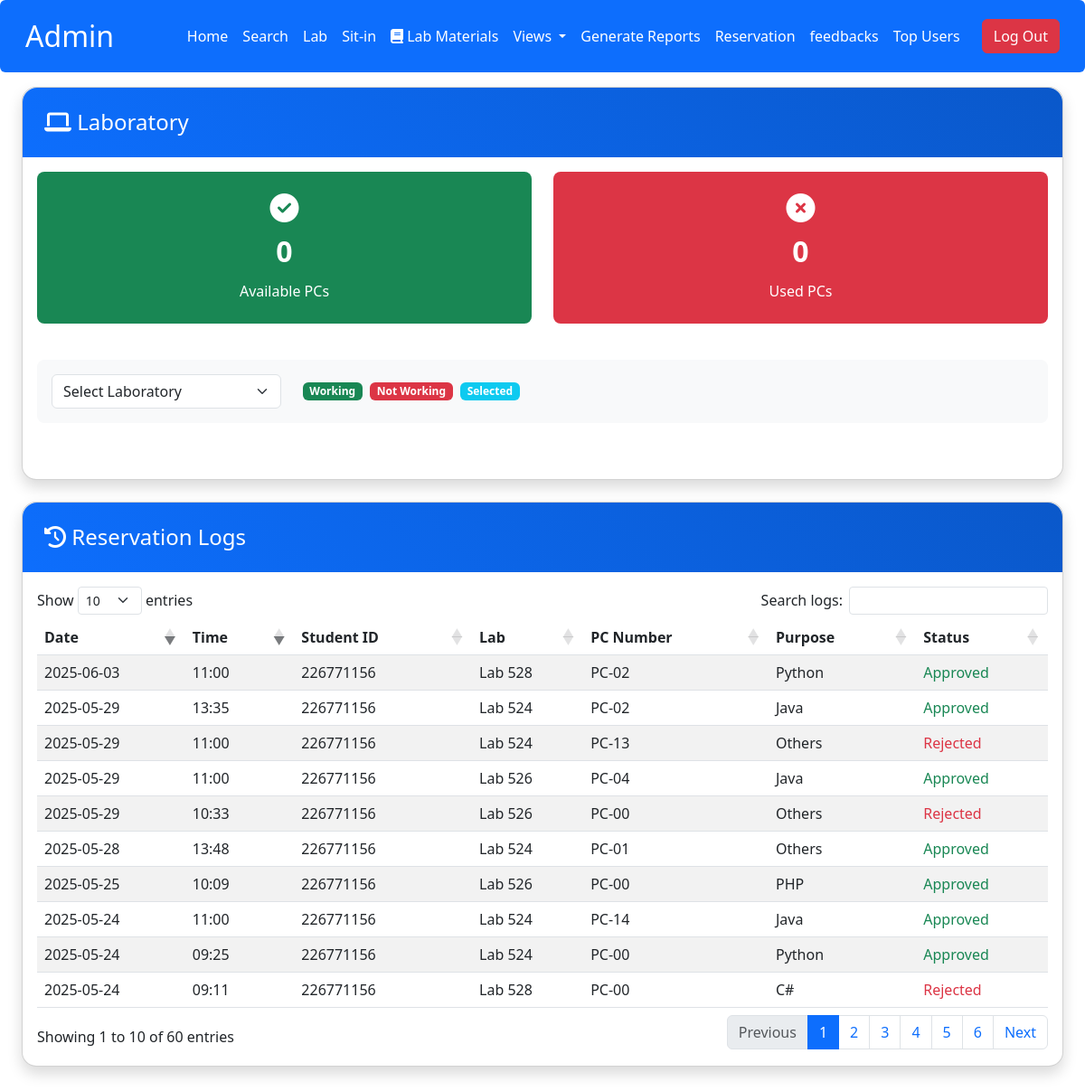
/admin/lab_management.php, run on the app's committed database.
### tables this page shows
CREATE TABLE `reservation` (
  `reservation_id` int(11) NOT NULL,
  `id_number` int(11) NOT NULL,
  `lab` varchar(11) NOT NULL,
  `pc_number` int(11) NOT NULL,
  `purpose` varchar(50) NOT NULL,
  `reservation_date` varchar(10) NOT NULL,
  `reservation_time` varchar(10) NOT NULL,
  `status` varchar(10) NOT NULL DEFAULT 'pending',
  `created_at` timestamp NOT NULL DEFAULT current_timestamp(),
  `updated_at` timestamp NULL DEFAULT NULL,
  `sit_in_time` time DEFAULT NULL,
  `sit_in_started_at` datetime DEFAULT NULL,
  `sit_in_ended_at` datetime DEFAULT NULL
);

### admin/lab_management.php (the view, shortened to what this page needs)
<?php
include('db.php');
include('admin_navbar.php');
?>
<!DOCTYPE html>
<html lang="en">
<head>
    <link rel="stylesheet" href="https://cdn.jsdelivr.net/npm/bootstrap@5.3.0/dist/css/bootstrap.min.css">
    <link rel="stylesheet" href="https://cdn.datatables.net/1.11.5/css/dataTables.bootstrap5.min.css">
    <link rel="stylesheet" href="https://cdnjs.cloudflare.com/ajax/libs/font-awesome/6.5.1/css/all.min.css">
</head>
<body>
    <div class="container-fluid px-4 py-3">
        <div class="card mb-4">
            <div class="header-gradient">
                <h4 class="mb-0"><i class="fas fa-laptop"></i> Laboratory</h4>
            </div>
            <div class="card-body">
                <div class="row mb-4">
                    <div class="col-md-6">
                        <div class="status-card bg-success text-white">
                            <i class="fas fa-check-circle fa-2x mb-2"></i>
                            <div class="status-number" id="availablePCs">0</div>
                            <div>Available PCs</div>
                        </div>
                    </div>
                    <div class="col-md-6">
                        <div class="status-card bg-danger text-white">
                            <i class="fas fa-times-circle fa-2x mb-2"></i>
                            <div class="status-number" id="usedPCs">0</div>
                            <div>Used PCs</div>
                        </div>
                    </div>
                </div>
                <div class="lab-filter">
                    <div class="row align-items-center">
                        <div class="col-md-3">
                            <select class="form-select" id="labFilter" onchange="filterLab()">
                                <option value="">Select Laboratory</option>
                            </select>
                        </div>
                        <div class="col-md-9">
                            <div class="d-flex gap-2">
                                <span class="badge bg-success">Working</span>
                                <span class="badge bg-danger">Not Working</span>
                                <span class="badge bg-info">Selected</span>
                            </div>
                        </div>
                    </div>
                </div>
                <div id="computerGrid" class="d-flex flex-wrap gap-2 justify-content-center">
                </div>
            </div>
        </div>
        <div class="card">
            <div class="header-gradient">
                <h4 class="mb-0"><i class="fas fa-history"></i> Reservation Logs</h4>
            </div>
            <div class="card-body">
                <div class="table-responsive">
                    <table class="table table-striped" id="reservationLogsTable">
                        <thead>
                            <tr>
                                <th>Date</th>
                                <th>Time</th>
                                <th>Student ID</th>
                                <th>Lab</th>
                                <th>PC Number</th>
                                <th>Purpose</th>
                                <th>Status</th>
                            </tr>
                        </thead>
                        <tbody>
                            <?php
                            $query = "SELECT r.*, u.fname, u.lname
                                    FROM reservation r
                                    LEFT JOIN user u ON r.id_number = u.id
                                    ORDER BY r.reservation_date DESC, r.reservation_time DESC";
                            $result = $con->query($query);
                            while($row = $result->fetch_assoc()) {
                                $status_class = match($row['status']) {
                                    'pending' => 'text-warning',
                                    'approved' => 'text-success',
                                    'rejected' => 'text-danger',
                                    default => ''
                                };
                                echo "<tr>
                                    <td>{$row['reservation_date']}</td>
                                    <td>{$row['reservation_time']}</td>
                                    <td>{$row['id_number']}</td>
                                    <td>Lab {$row['lab']}</td>
                                    <td>PC-" . str_pad($row['pc_number'], 2, '0', STR_PAD_LEFT) . "</td>
                                    <td>{$row['purpose']}</td>
                                    <td class='{$status_class}'>" . ucfirst($row['status']) . "</td>
                                </tr>";
                            }
                            ?>
                        </tbody>
                    </table>
                </div>
            </div>
        </div>
    </div>
</body>
</html>

### admin/lab_management.php (style rules this page uses)
.card { box-shadow: 0 0.5rem 1rem rgba(0, 0, 0, 0.15); border-radius: 1rem; margin-bottom: 2rem; }
.header-gradient { background: linear-gradient(45deg, #0d6efd, #0a58ca); color: white; padding: 1.5rem; border-radius: 1rem 1rem 0 0; }
.lab-filter { background: #f8f9fa; padding: 1rem; border-radius: 0.5rem; margin-bottom: 1rem; }
.status-card { text-align: center; padding: 1.5rem; border-radius: 0.5rem; margin-bottom: 1rem; }
.status-number { font-size: 2rem; font-weight: bold; margin-bottom: 0.5rem; }
#computerGrid { display: grid; grid-template-columns: repeat(10, 1fr); gap: 10px; padding: 15px; background: #fff; border-radius: 0.5rem; max-height: 80vh; overflow-y: auto; }

### data on the page
reservation: reservation_date "2025-06-03", reservation_time "11:00", id_number "226771156", lab "528", pc_number "02", purpose "Python", status "Approved"
reservation: reservation_date "2025-05-29", reservation_time "13:35", id_number "226771156", lab "524", pc_number "02", purpose "Java", status "Approved"
reservation: reservation_date "2025-05-29", reservation_time "11:00", id_number "226771156", lab "524", pc_number "13", purpose "Others", status "Rejected"
reservation: reservation_date "2025-05-29", reservation_time "11:00", id_number "226771156", lab "526", pc_number "04", purpose "Java", status "Approved"
reservation: reservation_date "2025-05-29", reservation_time "10:33", id_number "226771156", lab "526", pc_number "00", purpose "Others", status "Rejected"
reservation: reservation_date "2025-05-28", reservation_time "13:48", id_number "226771156", lab "524", pc_number "01", purpose "Others", status "Approved"
reservation: reservation_date "2025-05-25", reservation_time "10:09", id_number "226771156", lab "526", pc_number "00", purpose "PHP", status "Approved"
reservation: reservation_date "2025-05-24", reservation_time "11:00", id_number "226771156", lab "524", pc_number "14", purpose "Java", status "Approved"
reservation: reservation_date "2025-05-24", reservation_time "09:25", id_number "226771156", lab "524", pc_number "00", purpose "Python", status "Approved"
reservation: reservation_date "2025-05-24", reservation_time "09:11", id_number "226771156", lab "528", pc_number "00", purpose "C#", status "Rejected"
